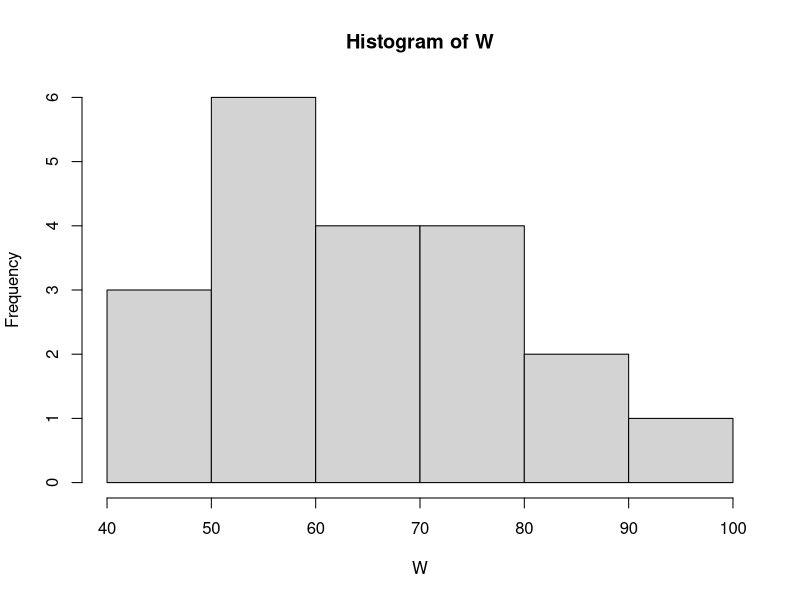

Write R code to recreate this figure.
dati = read.table("dati.txt", header = TRUE)
attach(dati)
dati $Y
is(dati)
is(Y)
table(X)
table(X)/length(X)
freq_rel = table(Y)/length(Y)
cumsum(freq_rel)
table(W)
table(cut(W, breaks = c(40, 50, 58, 70, 95)))
number = hist(W)
number

